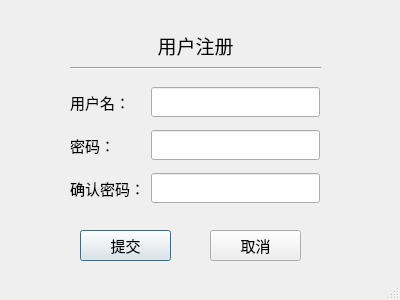
<?xml version="1.0" encoding="UTF-8"?>
<ui version="4.0">
 <class>Register</class>
 <widget class="QDialog" name="Register">
  <property name="geometry">
   <rect>
    <x>0</x>
    <y>0</y>
    <width>400</width>
    <height>300</height>
   </rect>
  </property>
  <property name="font">
   <font>
    <family>微软雅黑</family>
    <pointsize>11</pointsize>
   </font>
  </property>
  <property name="windowTitle">
   <string>注册 - 铁路信息查询系统</string>
  </property>
  <property name="sizeGripEnabled">
   <bool>true</bool>
  </property>
  <widget class="QPushButton" name="button_commit">
   <property name="geometry">
    <rect>
     <x>80</x>
     <y>230</y>
     <width>91</width>
     <height>31</height>
    </rect>
   </property>
   <property name="text">
    <string>提交</string>
   </property>
  </widget>
  <widget class="QPushButton" name="button_cancel">
   <property name="geometry">
    <rect>
     <x>210</x>
     <y>230</y>
     <width>91</width>
     <height>31</height>
    </rect>
   </property>
   <property name="text">
    <string>取消</string>
   </property>
  </widget>
  <widget class="QLabel" name="label_4">
   <property name="geometry">
    <rect>
     <x>70</x>
     <y>30</y>
     <width>251</width>
     <height>31</height>
    </rect>
   </property>
   <property name="font">
    <font>
     <pointsize>14</pointsize>
    </font>
   </property>
   <property name="layoutDirection">
    <enum>Qt::LeftToRight</enum>
   </property>
   <property name="text">
    <string>用户注册</string>
   </property>
   <property name="alignment">
    <set>Qt::AlignCenter</set>
   </property>
  </widget>
  <widget class="Line" name="line">
   <property name="geometry">
    <rect>
     <x>70</x>
     <y>60</y>
     <width>251</width>
     <height>16</height>
    </rect>
   </property>
   <property name="orientation">
    <enum>Qt::Horizontal</enum>
   </property>
  </widget>
  <widget class="QWidget" name="layoutWidget">
   <property name="geometry">
    <rect>
     <x>70</x>
     <y>80</y>
     <width>250</width>
     <height>131</height>
    </rect>
   </property>
   <layout class="QGridLayout" name="gridLayout">
    <item row="0" column="0">
     <widget class="QLabel" name="label">
      <property name="text">
       <string>用户名：</string>
      </property>
     </widget>
    </item>
    <item row="0" column="1">
     <widget class="QLineEdit" name="lineedit_name">
      <property name="text">
       <string/>
      </property>
     </widget>
    </item>
    <item row="1" column="0">
     <widget class="QLabel" name="label_2">
      <property name="text">
       <string>密码：</string>
      </property>
     </widget>
    </item>
    <item row="1" column="1">
     <widget class="QLineEdit" name="lineedit_password">
      <property name="text">
       <string/>
      </property>
      <property name="echoMode">
       <enum>QLineEdit::Password</enum>
      </property>
     </widget>
    </item>
    <item row="2" column="0">
     <widget class="QLabel" name="label_3">
      <property name="text">
       <string>确认密码：</string>
      </property>
     </widget>
    </item>
    <item row="2" column="1">
     <widget class="QLineEdit" name="lineedit_pwconfirm">
      <property name="text">
       <string/>
      </property>
      <property name="echoMode">
       <enum>QLineEdit::Password</enum>
      </property>
     </widget>
    </item>
   </layout>
  </widget>
 </widget>
 <resources/>
 <connections>
  <connection>
   <sender>button_commit</sender>
   <signal>clicked()</signal>
   <receiver>Register</receiver>
   <slot>Submit()</slot>
   <hints>
    <hint type="sourcelabel">
     <x>149</x>
     <y>244</y>
    </hint>
    <hint type="destinationlabel">
     <x>149</x>
     <y>276</y>
    </hint>
   </hints>
  </connection>
  <connection>
   <sender>button_cancel</sender>
   <signal>clicked()</signal>
   <receiver>Register</receiver>
   <slot>Cancel()</slot>
   <hints>
    <hint type="sourcelabel">
     <x>263</x>
     <y>250</y>
    </hint>
    <hint type="destinationlabel">
     <x>263</x>
     <y>289</y>
    </hint>
   </hints>
  </connection>
 </connections>
 <slots>
  <slot>Submit()</slot>
  <slot>Cancel()</slot>
 </slots>
</ui>
